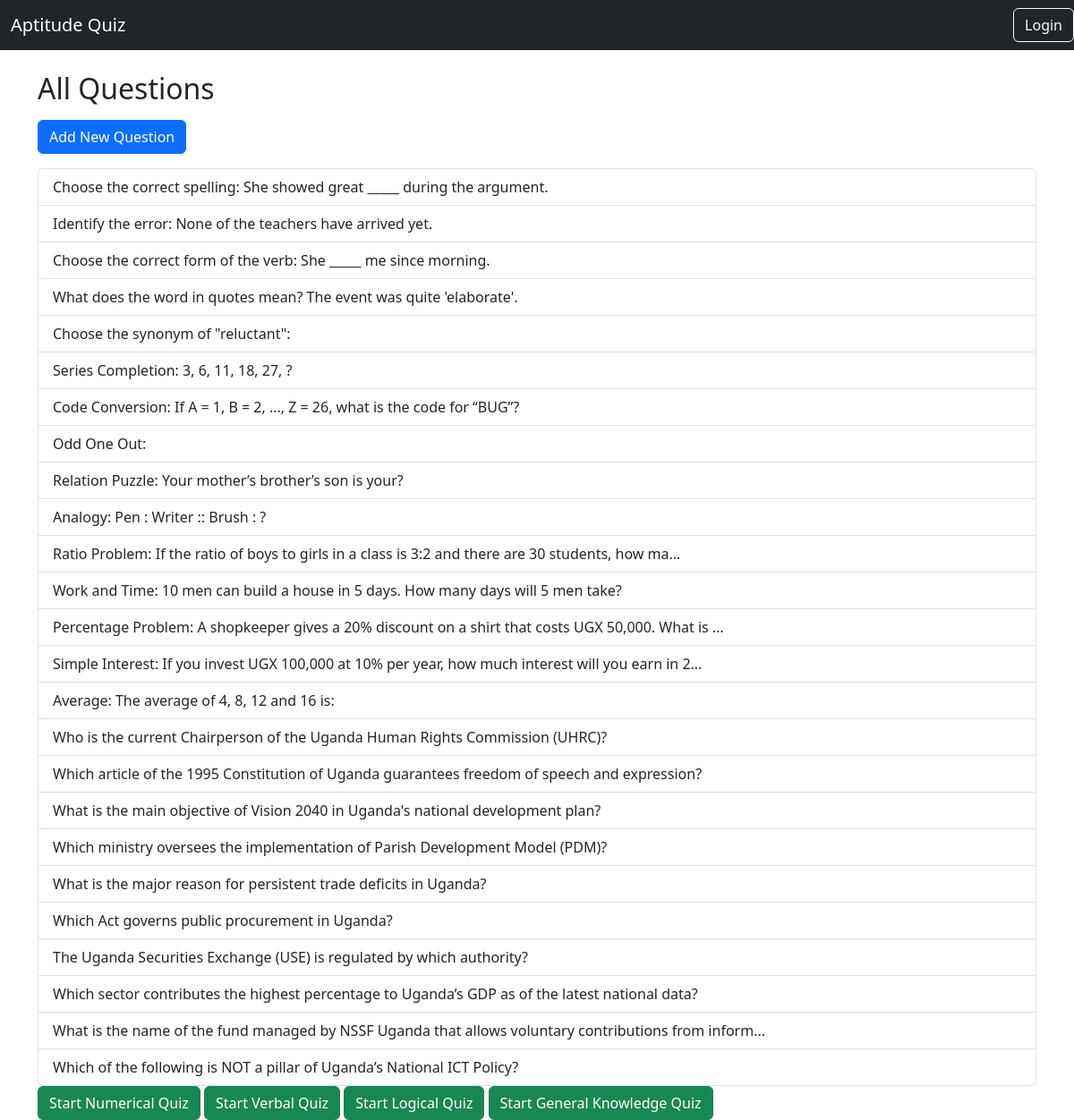
Screenshot of /questions/ with the database file from the repository.
### questions/models.py (models this page shows, shortened)
class Question(models.Model):
    CATEGORY_CHOICES = [
        ('numerical', 'Numerical Reasoning'),
        ('verbal', 'Verbal Reasoning'),
        ('logic', 'Logical Reasoning'),
        ('gk', 'General Knowledge'),
    ]
    question_text = models.TextField()
    option_a = models.CharField(max_length=255)
    option_b = models.CharField(max_length=255)
    option_c = models.CharField(max_length=255)
    option_d = models.CharField(max_length=255)
    correct_option = models.CharField(max_length=1, choices=[('A', 'A'), ('B', 'B'), ('C', 'C'), ('D', 'D')])
    category = models.CharField(max_length=20, choices=CATEGORY_CHOICES)

### questions/views.py (the view)
# urls.py: path('', views.question_list, name='question_list'),
def question_list(request):
    questions = Question.objects.all()
    return render(request, 'questions/question_list.html', {'questions': questions})

### templates/questions/question_list.html
{% extends 'base.html' %}
{% load static %}
{% block content %}
<div class="container mt-4">
    <h2 class="mb-3">All Questions</h2>
    <a href="{% url 'question_create' %}" class="btn btn-primary mb-3">Add New Question</a>
    <ul class="list-group">
        {% for question in questions %}
            <li class="list-group-item">{{ question.question_text|truncatechars:100 }}</li>
        {% empty %}
            <li class="list-group-item">No questions added yet.</li>
        {% endfor %}
    </ul>
    <a href="{% url 'start_quiz' 'numerical' %}" class="btn btn-success">Start Numerical Quiz</a>
    <a href="{% url 'start_quiz' 'verbal' %}" class="btn btn-success">Start Verbal Quiz</a>
    <a href="{% url 'start_quiz' 'logic' %}" class="btn btn-success">Start Logical Quiz</a>
    <a href="{% url 'start_quiz' 'gk' %}" class="btn btn-success">Start General Knowledge Quiz</a>
</div>
{% endblock %}

### templates/base.html (shortened to what this page needs)
<!DOCTYPE html>
<html lang="en">
{% load static %}
<head>
    <link href="https://cdn.jsdelivr.net/npm/bootstrap@5.3.3/dist/css/bootstrap.min.css" rel="stylesheet">
</head>
<body>
    <nav class="navbar navbar-expand-lg navbar-dark bg-dark mb-4">
        <div class="container">
            <a class="navbar-brand" href="{% url 'question_list' %}">Aptitude Quiz</a>
        </div>
        {% if user.is_authenticated %}
        <a href="{% url 'user_dashboard' %}" class="btn btn-outline-light me-2">My Results</a>
        <a href="{% url 'logout' %}" class="btn btn-outline-danger">Logout</a>
        {% else %}
        <a href="{% url 'login' %}" class="btn btn-outline-light">Login</a>
        {% endif %}
    </nav>
    {% block content %}{% endblock %}
</body>
</html>

### rows the page displays
Question: question_text "Choose the correct spelling: She showed great _____ during the argument."
Question: question_text "Identify the error: None of the teachers have arrived yet."
Question: question_text "Choose the correct form of the verb: She _____ me since morning."
Question: question_text "What does the word in quotes mean? The event was quite 'elaborate'."
Question: question_text "Choose the synonym of \"reluctant\":"
Question: question_text "Series Completion: 3, 6, 11, 18, 27, ?"
Question: question_text "Code Conversion: If A = 1, B = 2, ..., Z = 26, what is the code for “BUG”?"
Question: question_text "Odd One Out:"
Question: question_text "Relation Puzzle: Your mother’s brother’s son is your?"
Question: question_text "Analogy: Pen : Writer :: Brush : ?"
Question: question_text "Ratio Problem: If the ratio of boys to girls in a class is 3:2 and there are 30 students, how ma…"
Question: question_text "Work and Time: 10 men can build a house in 5 days. How many days will 5 men take?"
Question: question_text "Percentage Problem: A shopkeeper gives a 20% discount on a shirt that costs UGX 50,000. What is …"
Question: question_text "Simple Interest: If you invest UGX 100,000 at 10% per year, how much interest will you earn in 2…"
Question: question_text "Average: The average of 4, 8, 12 and 16 is:"
Question: question_text "Who is the current Chairperson of the Uganda Human Rights Commission (UHRC)?"
Question: question_text "Which article of the 1995 Constitution of Uganda guarantees freedom of speech and expression?"
Question: question_text "What is the main objective of Vision 2040 in Uganda's national development plan?"
Question: question_text "Which ministry oversees the implementation of Parish Development Model (PDM)?"
Question: question_text "What is the major reason for persistent trade deficits in Uganda?"
Question: question_text "Which Act governs public procurement in Uganda?"
Question: question_text "The Uganda Securities Exchange (USE) is regulated by which authority?"
Question: question_text "Which sector contributes the highest percentage to Uganda’s GDP as of the latest national data?"
Question: question_text "What is the name of the fund managed by NSSF Uganda that allows voluntary contributions from inform…"
Question: question_text "Which of the following is NOT a pillar of Uganda’s National ICT Policy?"
